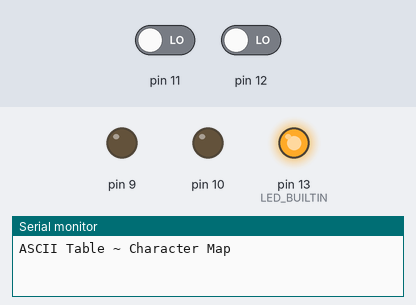
A sketch run on a simulated Arduino Uno, built with avr-gcc and run on an emulated ATmega328P. Parts: output pins drawn as LEDs (lit = HIGH), the last lines printed to the serial monitor. The test bench sets the inputs (shaded band); at power-on: pin 11 LOW, pin 12 LOW.

Above: at 1.0 s.
At 25.0 s:
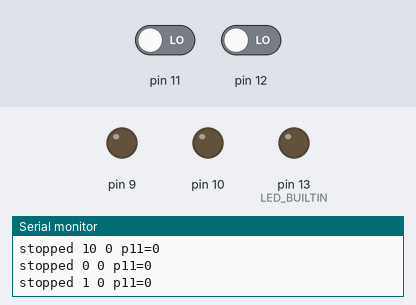
Timing chart, 0 to 28.6 s (numbered marks = the images above):
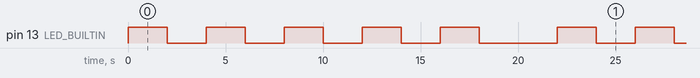

Measured:
- by itself, pin 13 (LED_BUILTIN): repeats every 22.0 s: 4 × (LOW 2.0 s, HIGH 2.0 s), LOW 4.0 s, HIGH 2.0 s
- by itself, everything shown: repeats every 22.0 s, in 10 steps

The sketch:

remotecartest.ino
```cpp
void setup() {
  // put your setup code here, to run once:
  Serial.begin(115200);
  while (!Serial) {
    ; // wait for serial port to connect. Needed for native USB port only
  }

  // prints title with ending line break
  Serial.println("ASCII Table ~ Character Map");
  pinMode(LED_BUILTIN, OUTPUT);
  pinMode(12, INPUT);
  pinMode(11, INPUT);
  pinMode(9, OUTPUT);
  pinMode(10, OUTPUT);
}

int counter = 0;
int SCALE = 10;
void loop() {
  counter++;
  if (counter > SCALE) counter = 0;
  // put your main code here, to run repeatedly:
  if (counter %2)
    digitalWrite(LED_BUILTIN, HIGH);   // turn the LED on (HIGH is the voltage level)
  else                   // wait for a second
    digitalWrite(LED_BUILTIN, LOW);    // turn the LED off by making the voltage LOW


  char buffer[40];
  int p12 = pulseIn(12, HIGH); //p12 to channel 3, left sift forward/backward.
  int p11 = pulseIn(11, HIGH); //p11 to channel 2, right side forward/backward
  sprintf(buffer, "loop %d %d p11=%d", counter,p12,p11);

  //chan 4 range 1100-1900 stop to max
  //chan3 left right, center aroud 1500m from 990 to 1980

  if (p12 < 1100) {
    digitalWrite(9, LOW);
    digitalWrite(10, LOW);
    sprintf(buffer, "stopped %d %d p11=%d", counter,p12,p11);
    Serial.println(buffer);
  } else {
    int RUN9 = HIGH;
    int RUN10 = LOW;
    if (p11 < 1400) {
      //reverse
      RUN10 = HIGH;
      RUN9 = LOW;
    }
    float scale = (p12 - 1100.0)/800 * SCALE;
    int needRun = scale > counter?1:0;
    if (!needRun) {
      RUN9 = LOW;
      RUN10= LOW;
    }
    sprintf(buffer, "running %d scale=%i %d p11=%d runing=%d", counter, (int)(scale*10),p12,p11, needRun);
    Serial.println(buffer);
    digitalWrite(9, RUN9);
    digitalWrite(10, RUN10);
  }
}
```
